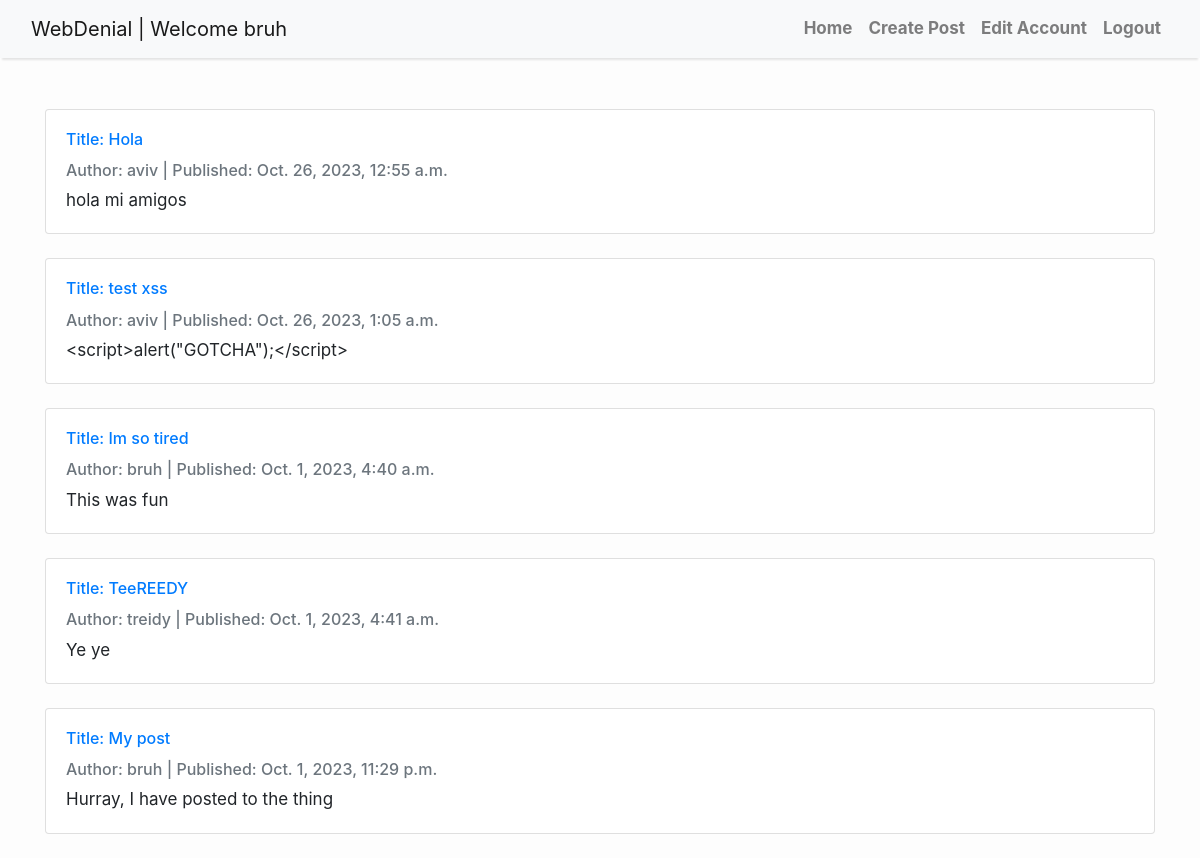
The page / (signed in) on the database its author committed.
### MessageBoard/models.py (models this page shows, shortened)
class Profile(AbstractUser, PermissionsMixin):
    objects = MyProfileManager()
    email = models.EmailField(max_length=100)
    username = models.CharField(max_length=40, unique=True)
    date_joined = models.DateTimeField(auto_now_add=True)
    last_login =  models.DateTimeField(auto_now=True)
    is_admin = models.BooleanField(default=False)
    is_active = models.BooleanField(default=False)
    is_staff = models.BooleanField(default=False)
    is_superuser = models.BooleanField(default=False)
    posts = models.OneToOneField('Post',on_delete=models.PROTECT, null=True)
    USERNAME_FIELD = 'username'

class Post(models.Model):
    class Meta:
        ordering = ["-publish_date"]
    title = models.TextField()
    text = models.TextField()
    date_created = models.DateTimeField(auto_now_add=True)
    publish_date = models.DateTimeField(blank=True, null=True)
    published = models.BooleanField(default=False)
    author = models.ForeignKey(Profile, on_delete=models.PROTECT)

### MessageBoard/views.py (the view)
# urls.py: path('', views.message_board, name = 'home'),
def message_board(request):
    posts = Post.objects.filter(published=True).order_by('-publish_date')
    return render(request, "home.html", {'posts' : posts})

### WebDenial/templates/home.html (shortened to what this page needs)
{% extends 'base.html' %}
{% block content %}
{% if user.is_authenticated %}
{% include 'components/loginNav.html' %}
<br>
<br>
<div class="container">
  {% for post in posts %}
  <div class="card mb-4">
      <div class="card-body">
          <h6 class="card-title"><a href = "{% url 'details' post.pk %}">Title: {{ post.title }}</a></h6>
          <p class="card-text text-muted h6">Author: {{ post.author }} | Published: {{ post.date_created}} </p>
          <p class="card-text">{{post.text}}</p>
      </div>
  </div>
  {% endfor %}
</div>
{% else %}
{% include 'components/logoutNav.html' %}
  <p>You are not logged in</p>
  <a href="http://localhost:8000/login">Log In</a>
{% endif %}
{% endblock %}

### WebDenial/templates/base.html (shortened to what this page needs)
<!DOCTYPE html>
<html>
    <head>
        <link rel="stylesheet" href="https://maxcdn.bootstrapcdn.com/bootstrap/4.0.0/css/bootstrap.min.css"
 />
    </head>
    <body>
        {% block content %}{% endblock content %}
    </body>
</html>

### WebDenial/templates/components/loginNav.html (shortened to what this page needs)
{% load static %}
<nav class="navbar navbar-expand-lg navbar-light bg-light shadow" id="mainNav">
    <div class="container-fluid">
         <a class="navbar-brand" href="{% url 'home' %}">WebDenial |  Welcome {{user.username | escape}}</a>
        <div class="collapse navbar-collapse" id="navbarResponsive">
            <ul class="navbar-nav ml-auto">
                <li class="nav-item text-black">
                    <a class="nav-link text-black font-weight-bold" href="/">Home</a>
                </li>
                <li class="nav-item text-black">
                    <a class="nav-link text-black font-weight-bold" href="/create_post">Create Post</a>
                </li>
                <li class="nav-item text-black">
                    <a class="nav-link text-black font-weight-bold" href="/edit_account">Edit Account</a>
                </li>
                <li class="nav-item text-black">
                  <a class="nav-link text-black font-weight-bold" href="http://localhost:8000/logout">Logout</a>
              </li>
            </ul>
        </div>
    </div>
</nav>

### WebDenial/templates/base.html (style rules this page uses)
body { font-size: 17px; background-color: #fdfdfd; }
.shadow { box-shadow: 0 4px 2px -2px rgba(0, 0, 0, 0.1); }

### rows shown on the page
Profile: username "bruh"
Post: title "Hola", author "aviv", date_created "Oct. 26, 2023, 12:55 a.m.", text "hola mi amigos"
Post: title "test xss", author "aviv", date_created "Oct. 26, 2023, 1:05 a.m.", text "<script>alert(\"GOTCHA\");</script>"
Post: title "Im so tired", author "bruh", date_created "Oct. 1, 2023, 4:40 a.m.", text "This was fun"
Post: title "TeeREEDY", author "treidy", date_created "Oct. 1, 2023, 4:41 a.m.", text "Ye ye"
Post: title "My post", author "bruh", date_created "Oct. 1, 2023, 11:29 p.m.", text "Hurray, I have posted to the thing"
